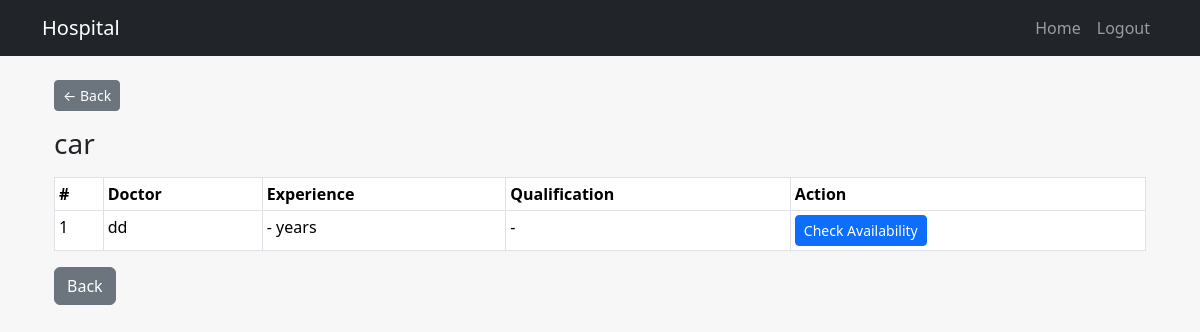
The app's page /patient/department/1 (signed in) with its own data.
### app.py (models this page shows)
class Department(db.Model):
    __tablename__ = "departments"
    id = db.Column(db.Integer, primary_key=True)
    department_name = db.Column(db.String(100), unique=True, nullable=False)
    description = db.Column(db.Text, nullable=True)
    users = db.relationship(
        "User",
        back_populates="department",
        cascade="all, delete",
        passive_deletes=True
    )

class User(db.Model):
    __tablename__ = "users"
    id = db.Column(db.Integer, primary_key=True)
    username = db.Column(db.String(150), unique=True, nullable=False)
    email = db.Column(db.String(150), unique=True, nullable=False)
    password = db.Column(db.String(150), nullable=False)
    role = db.Column(db.String(50), nullable=False, default="patient")
    created_at = db.Column(db.DateTime, default=datetime.utcnow)
    department_id = db.Column(
        db.Integer,
        db.ForeignKey("departments.id", ondelete="CASCADE"),
        nullable=True
    )
    department = db.relationship("Department", back_populates="users")
    experience = db.Column(db.Integer, nullable=True)       # years
    qualifications = db.Column(db.String(250), nullable=True)
    blacklisted = db.Column(db.Boolean, default=False)
    appointments_as_patient = db.relationship(
        "Appointment",
        back_populates="patient",
        foreign_keys="Appointment.patient_id",
        cascade="all, delete",
        passive_deletes=True
    )
    appointments_as_doctor = db.relationship(
        "Appointment",
        back_populates="doctor",
        foreign_keys="Appointment.doctor_id",
        cascade="all, delete",
        passive_deletes=True
    )
    availabilities = db.relationship(
        "DoctorAvailability",
        back_populates="doctor",
        cascade="all, delete"
    )

### app.py (the view)
@app.route('/patient/department/<int:dept_id>')
def patient_department_detail(dept_id):
    if 'id' not in session or session.get('role') != 'patient':
        flash("Login as patient first", "danger")
        return redirect(url_for('index'))
    dept = Department.query.get_or_404(dept_id)
    doctors = User.query.filter_by(role='doctor', department_id=dept.id).all()
    return render_template("patient_department_detail.html", dept=dept, doctors=doctors)

### templates/patient_department_detail.html (shortened to what this page needs)
{% extends "base.html" %}
{% block content %}
<h3 class="mb-3">{{ dept.department_name }}</h3>
<table class="table table-sm table-bordered">
    <thead>
        <tr>
            <th>#</th>
            <th>Doctor</th>
            <th>Experience</th>
            <th>Qualification</th>
            <th>Action</th>
        </tr>
    </thead>
    <tbody>
        {% for d in doctors %}
        <tr>
            <td>{{ loop.index }}</td>
            <td>{{ d.username }}</td>
            <td>{{ d.experience or '-' }} years</td>
            <td>{{ d.qualifications or '-' }}</td>
            <td>
                    <a href="{{ url_for('patient_check_availability', doctor_id=d.id) }}"
                   class="btn btn-sm btn-primary">
                    Check Availability
                </a>
            </td>
        </tr>
        {% else %}
        <tr><td colspan="5">No doctors in this department</td></tr>
        {% endfor %}
    </tbody>
</table>
<a href="{{ url_for('patient_dashboard') }}" class="btn btn-secondary">Back</a>
{% endblock %}

### templates/base.html (style rules this page uses)
body { background: #f7f7f7; }

### records on screen
Department: department_name "car"
User: username "dd", experience "-", qualifications "-"
